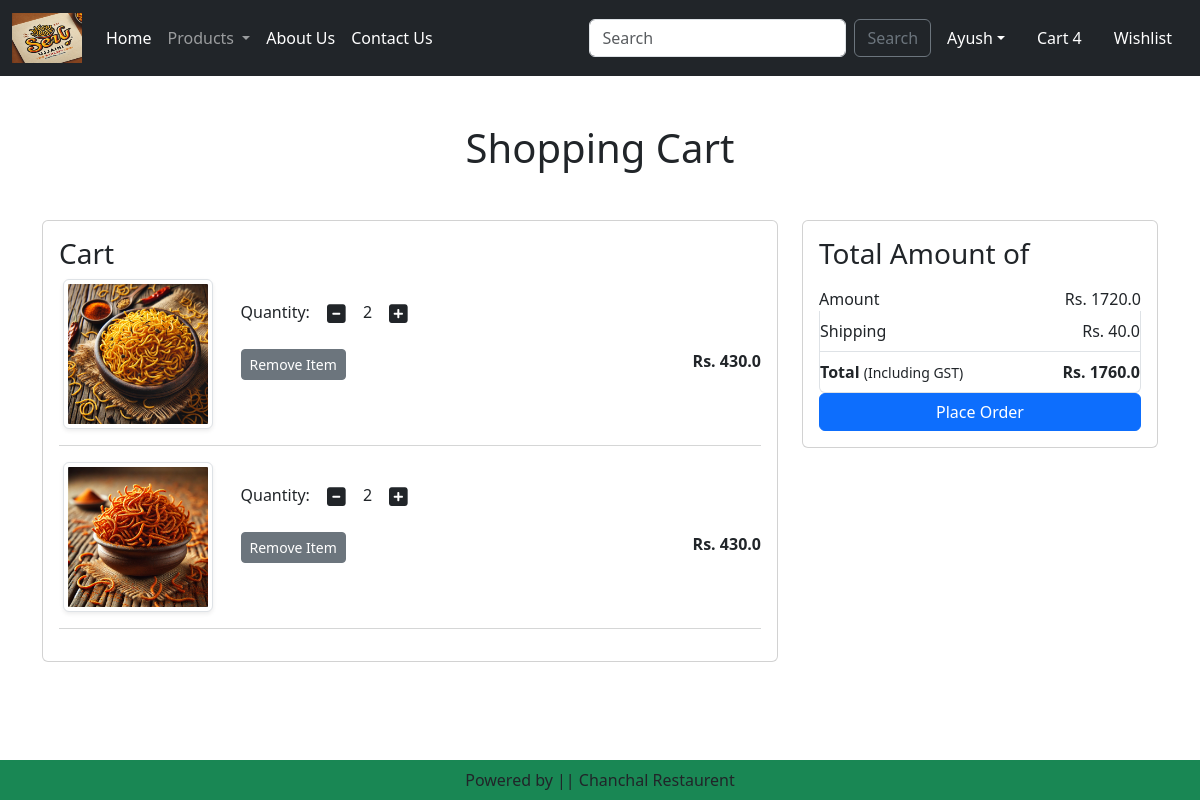
The app's page /cart/ (signed in) with its own data.
### home/models.py (models this page shows, shortened)
class Cart(models.Model):
    product = models.ForeignKey(Product, on_delete=models.CASCADE)
    user = models.ForeignKey(User, on_delete=models.CASCADE)
    quantity = models.PositiveIntegerField(default=1)

class Product(models.Model):
    title = models.CharField(max_length=100)
    sp = models.FloatField()
    dp = models.FloatField()
    desc = models.TextField()
    composition = models.TextField(default='')
    prodapp = models.TextField(default='')
    category = models.CharField(choices=CATEGORY_CHOICES, max_length=2)
    product_image = models.ImageField(upload_to='product')

### home/views.py (the view)
# urls.py: path('cart/', views.show_cart, name='show_cart'),
def show_cart(request):
    user = request.user
    cart = Cart.objects.filter(user=user)
    amount = 0
    for p in cart:
        value = p.quantity * p.product.dp
        amount = amount + value
    totalamount = amount + 40
    return render(request, 'home/add_to_cart.html', locals())

### home/templates/home/add_to_cart.html (shortened to what this page needs)
{% extends 'home/base.html' %}
{% load static %}
{% block main-content %}
<div class="container my-5">
    <div class="row">
        {% if cart %}
        <h1 class="text-center mb-5">Shopping Cart</h1>
        <div class="col-sm-8">
            <div class="card">
                <div class="card-body">
                    <h3>Cart</h3>
                    {% for item in cart %}
                        <div class="row">
                            <div class="col-sm-3 text-center align-self-center"><img src="{{item.product.product_image.url}}" alt="" srcset="" class="img-fluid img-thumbnail shadow-sm" height="150" width="150">
                            </div>
                            <div class="col-sm-9">
                                <div>
                                    <div class="my-3">
                                        <label for="quantity">Quantity:</label>
                                        <a class="minus-cart btn" pid={{item.product.id}}><i class="fas fa-minus-square fa-lg"></i></a>
                                        <span id="quantity">{{item.quantity}}</span>
                                        <a class="plus-cart btn" pid={{item.product.id}}><i class="fas fa-plus-square fa-lg"></i></a>
                                    </div>
                                    <div class="d-flex justify-content-between">
                                        <a href="remove_cart/" class="remove-cart btn btn-sm btn-secondary mr-3" pid="{{item.product.id}}">Remove Item</a>
                                        <p class="mb-0"><span><strong>Rs. {{item.product.dp}}</strong></span></p>
                                    </div>
                                </div>
                            </div>
                        </div>
                    <hr class="text-muted">
                    {% endfor %}
                </div>
            </div>
        </div>
        <div class="col sm-4">
            <div class="card">
                <div class="card-body">
                <h3>Total Amount of</h3>
                <ul class="list-group">
                    <li class="list-group-item d-flex justify-content-between align-item-center border-0 px-0 pb-0">Amount<span id="amount">Rs. {{amount}}</span></li>
                    <li class="list-group-item d-flex justify-content-between align-item-center px-0">Shipping<span>Rs. 40.0</span></li>
                    <li class="list-group-item d-flex justify-content-between align-item-center px-0">
                        <div>
                            <strong>Total </strong><small>(Including GST)</small>
                        </div>
                        <span id="totalamount"><strong>Rs. {{totalamount}}</strong></span>
                    </li>
                </ul>
                <div class="d-grid"><a href="{% url 'checkout' %}" class="btn btn-primary">Place Order</a></div>
                </div>
            </div>
        </div>
        {% else %}
        <Div class="col-sm-9 offset-sm-1 text-center">
            <h1 class="text-center mb-5">So Empty Here😞😞</h1>
                <iframe src="https://i.giphy.com/SMEGj0pb5eUKcnot8x.webp" width="480" height="480" frameBorder="0" class="giphy-embed" allowFullScreen></iframe>
        </div>
        {% endif %}
    </div>
</div>
{% endblock main-content %}

### home/templates/home/base.html (shortened to what this page needs)
<!DOCTYPE html>
{% load static %}
<html lang="en">
<head>
    <link href="https://cdn.jsdelivr.net/npm/bootstrap@5.3.3/dist/css/bootstrap.min.css" rel="stylesheet">
    <link rel="stylesheet" href="{% static 'home/css/owl.carousel.min.css' %}"/>
    <link rel="stylesheet" href="{% static 'home/css/all.min.css' %}"/>
    <link rel="stylesheet" href="{% static 'home/css/style.css' %}"/>
</head>
<body>
    <nav class="navbar navbar-expand-lg navbar-dark bg-dark">
        <div class="container-fluid">
          <a class="navbar-brand" href="#">
            <img src="{% static 'home/images/logo.webp' %}" width="70" height="50">
          </a>
          <div class="collapse navbar-collapse" id="navbarSupportedContent">
            <ul class="navbar-nav me-auto mb-2 mb-lg-0">
              <li class="nav-item">
                <a class="nav-link active" aria-current="page" href="/">Home</a>
              </li>
              <li class="nav-item dropdown">
                <a class="nav-link dropdown-toggle" href="#" role="button" data-bs-toggle="dropdown" aria-expanded="false">
                  Products
                </a>
              </li>
              <li class="nav-item">
                <a class="nav-link text-white" href="{% url 'about' %}">About Us</a>
              </li>
              <li class="nav-item">
                <a class="nav-link text-white" href="{% url 'contact' %}">Contact Us</a>
              </li>
            </ul>
            <form class="d-flex" role="search">
              <input class="form-control me-2" type="search" placeholder="Search" aria-label="Search">
              <button class="btn btn-outline-secondary" type="submit">Search</button>
            </form>
          </div>
          {% if request.user.is_authenticated %}
          <ul class="navbar-nav me-auto mb-2 mb-lg-0">
            <li class="nav-item dropdown mx-2">
              <a class="nav-link active dropdown-toggle text-white" href="#" id="profileDropdown" role="button" data-bs-toggle="dropdown" aria-expanded="false">{{user}}</a>
            </li>
            <li class="nav-item mx-2">
              <a href="{% url 'show_cart' %}" class="nav-link text-white">Cart 4</a>
            </li>
            <li class="nav-item mx-2">
              <a href="#" class="nav-link text-white">Wishlist</a>
            </li>
            {% endif %}
          </ul>
        </div>
      </nav>
      {% block main-content %} {% endblock main-content %}
      <footer class="container-fluid fixed-bottom bg-success text-center p-2 mt-5">
        Powered by || Chanchal Restaurent
      </footer>
</body>
</html>

### records on screen
Cart: product.product_image (picture), quantity "2", product.dp "430.0"
Cart: product.product_image (picture), quantity "2", product.dp "430.0"

### other values on screen
{{ user }} "Ayush"
{{ amount }} "1720.0"
{{ totalamount }} "1760.0"
